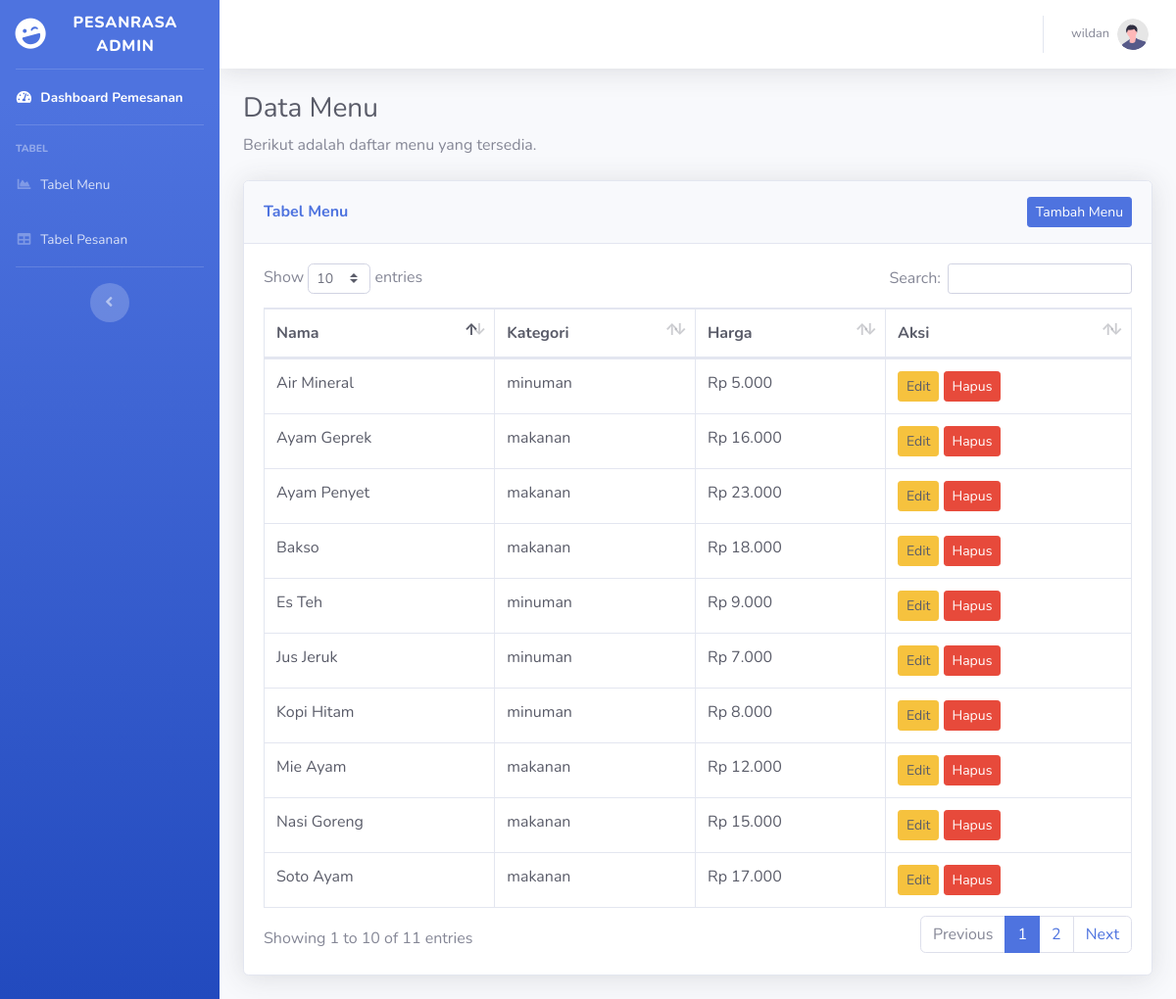
The app's page /admin/tabelmenu.php with its own data.
### tables this page shows
CREATE TABLE `menu` (
  `id` int(11) NOT NULL,
  `nama` varchar(100) DEFAULT NULL,
  `kategori` enum('makanan','minuman','snack') DEFAULT NULL,
  `harga` int(11) DEFAULT NULL,
  `gambar` varchar(255) NOT NULL
);

### admin/tabelmenu.php (the view, shortened to what this page needs)
<!DOCTYPE html>
<html lang="en">
<head>
    <link href="vendor/fontawesome-free/css/all.min.css" rel="stylesheet" type="text/css">
    <link href="css/sb-admin-2.min.css" rel="stylesheet">
    <link href="vendor/datatables/dataTables.bootstrap4.min.css" rel="stylesheet">
</head>
<body id="page-top">
    <div id="wrapper" >
        <ul class="navbar-nav bg-gradient-primary sidebar sidebar-dark accordion" id="accordionSidebar">
            <a class="sidebar-brand d-flex align-items-center justify-content-center" href="index.admin.php">
                <div class="sidebar-brand-icon rotate-n-15">
                    <i class="fas fa-laugh-wink"></i>
                </div>
                <div class="sidebar-brand-text mx-3">PesanRasa Admin</div>
            </a>
            <hr class="sidebar-divider my-0">
            <li class="nav-item active">
                <a class="nav-link" href="index.admin.php">
                    <i class="fas fa-fw fa-tachometer-alt"></i>
                    <span>Dashboard Pemesanan</span></a>
            </li>
            <hr class="sidebar-divider">
            <div class="sidebar-heading">
                Tabel
            </div>
            <li class="nav-item">
                <a class="nav-link" href="tabelmenu.php">
                    <i class="fas fa-fw fa-chart-area"></i>
                    <span>Tabel Menu</span></a>
            </li>
            <li class="nav-item">
                <a class="nav-link" href="tabelpesanan.php">
                    <i class="fas fa-fw fa-table"></i>
                    <span>Tabel Pesanan</span></a>
            </li>
            <hr class="sidebar-divider d-none d-md-block">
            <div class="text-center d-none d-md-inline">
                <button class="rounded-circle border-0" id="sidebarToggle"></button>
            </div>
        </ul>
        <div id="content-wrapper" class="d-flex flex-column">
            <div id="content">
                <nav class="navbar navbar-expand navbar-light bg-white topbar mb-4 static-top shadow">
                    <ul class="navbar-nav ml-auto">
                        <li class="nav-item dropdown no-arrow">
                            <a class="nav-link dropdown-toggle" href="#" id="userDropdown" role="button"
                                data-toggle="dropdown" aria-haspopup="true" aria-expanded="false">
                                <span class="mr-2 d-none d-lg-inline text-gray-600 small">wildan</span>
                                <img class="img-profile rounded-circle" src="img/undraw_profile.svg">
                            </a>
                        </li>
                    </ul>
                </nav>
                <?php
                include 'koneksi_crud.php';
                $query = "SELECT * FROM menu ORDER BY kategori DESC";
                $result = mysqli_query($conn, $query);
                ?>
                <div class="container-fluid">
                    <h1 class="h3 mb-2 text-gray-800">Data Menu</h1>
                    <p class="mb-4">Berikut adalah daftar menu yang tersedia.</p>
                    <div class="card shadow mb-4">
                        <div class="card-header py-3 d-flex justify-content-between align-items-center">
                            <h6 class="m-0 font-weight-bold text-primary">Tabel Menu</h6>
                            <a href="tambah_menu.php" class="btn btn-sm btn-primary">Tambah Menu</a>
                        </div>
                        <div class="card-body">
                            <div class="table-responsive">
                                <table class="table table-bordered text-dark" id="dataTable" width="100%" cellspacing="0">
                                    <thead>
                                        <tr>
                                            <th>Nama</th>
                                            <th>Kategori</th>
                                            <th>Harga</th>
                                            <th>Aksi</th>
                                        </tr>
                                    </thead>
                                    <tbody>
                                        <?php while ($row = mysqli_fetch_assoc($result)): ?>
                                            <tr>
                                                <td><?= htmlspecialchars($row['nama']) ?></td>
                                                <td><?= htmlspecialchars($row['kategori']) ?></td>
                                                <td>Rp <?= number_format($row['harga'], 0, ',', '.') ?></td>
                                                <td>
                                                    <form method="post" action="update_menu.php" style="display:inline;">
                                                        <button type="submit" class="btn btn-sm btn-warning text-dark">Edit</button>
                                                    </form>
                                                    <form method="post" action="delete_menu.php" style="display:inline;"
                                                        onsubmit="return confirm('Yakin ingin menghapus menu ini?');">
                                                        <button type="submit" class="btn btn-sm btn-danger">Hapus</button>
                                                    </form>
                                                </td>
                                            </tr>
                                        <?php endwhile ?>
                                    </tbody>
                                </table>
                            </div>
                        </div>
                    </div>
                </div>
            </div>
        </div>
    </div>
</body>
</html>

### records on screen
menu: nama "Es Teh", kategori "minuman", harga "9.000"
menu: nama "Jus Jeruk", kategori "minuman", harga "7.000"
menu: nama "Kopi Hitam", kategori "minuman", harga "8.000"
menu: nama "Air Mineral", kategori "minuman", harga "5.000"
menu: nama "Nasi Goreng", kategori "makanan", harga "15.000"
menu: nama "Mie Ayam", kategori "makanan", harga "12.000"
menu: nama "Bakso", kategori "makanan", harga "18.000"
menu: nama "Soto Ayam", kategori "makanan", harga "17.000"
menu: nama "Ayam Geprek", kategori "makanan", harga "16.000"
menu: nama "Ayam Penyet", kategori "makanan", harga "23.000"
